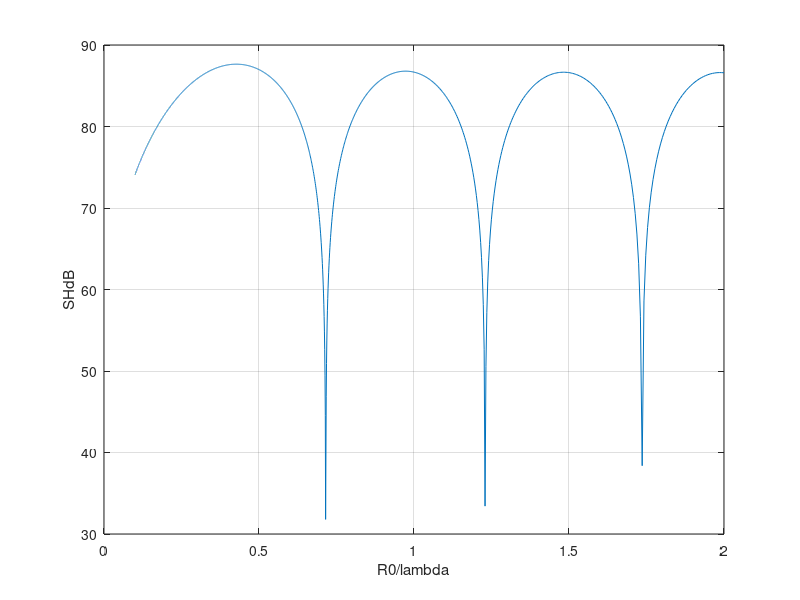

MATLAB code to generate this figure:
%
%%%%%%%%%%%%%%%%%%%%%%%%%%%%%%%%%%%%%
%  Author: M. Stumpf                %
%  Date: 21 May 2026                %
%  Revised: 22 October 2026         %
%%%%%%%%%%%%%%%%%%%%%%%%%%%%%%%%%%%%%
%
% This m-file evaluates ANALYTICALLY H-type shielding efficiency 
% of a conductive spherical shell
% 
%
close all
%
clc; clear all;
%
%
%%%%%%%%%%%%%%%%
% EM CONSTANTS %
%%%%%%%%%%%%%%%%
%
c0 = 299792458;
mu0 = 4*pi*1e-7;
%
ep0 = 1/c0^2/mu0;
Y0 = 1/c0/mu0;
%
%
% Radius of the spherical shield
R0 = 0.050;
%
% Layer admittance
sigma = 5.65e+7;                      % Copper
delta = 1*1.0e-6;
YL = sigma*delta;
%
% Frequency range
K = 5000; lambda = linspace(10, 1/2, K)*R0;
freq = c0./lambda; om = 2*pi*freq;
%
s = 1i*om + 1*1e-12;
%
eta0 = s*ep0; zeta0 = s*mu0;
gamma0 = s/c0;
%
% -------------------------------------------------------------------------
% ----------------- H-type TRANSMISSION COEFFICIENT -----------------------
% -------------------------------------------------------------------------
%
Kp = gamma0*R0 + 1;
Km = gamma0*R0 - 1;
%
KpKm = (gamma0*R0).^2 - 1;
%
% TRANSMISSION COEFFICIENT (H-field)
D = 2*eta0*R0.*gamma0*R0 + YL*KpKm + YL*Kp.^2.*exp(-2*gamma0*R0);
TH = 2*eta0*R0.*gamma0*R0./D.*exp(-gamma0*R0);
%
%
figure(1); plot(R0./lambda, -20*log10(abs(TH))); grid on
xlabel('R0/lambda'); ylabel('SHdB')
%
%
%
%
%
%
%
%
